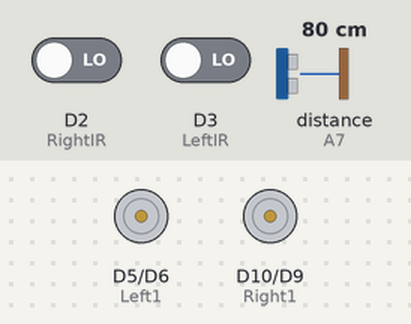
Simulated run of this sketch. Board: Arduino Nano 33 IoT. Parts: motor-driver pin pairs drawn as motors (green arrow = first pin HIGH = forward, orange = second pin HIGH = backward, longer = more drive, scaled by the enable pin). The test bench sets the inputs (shaded band); at power-on: D2 (RightIR) LOW, D3 (LeftIR) LOW, distance to the obstacle (sensor on A7) 80 cm. The echo pulse lasts 58.3 µs per cm; WiFi joins after 1.5 s; servers stay silent unless stated; what the sketch prints to the serial monitor is not drawn.

Above: at 5.7 s.
5.8 s: D2 (RightIR) driven HIGH
At 6.7 s:
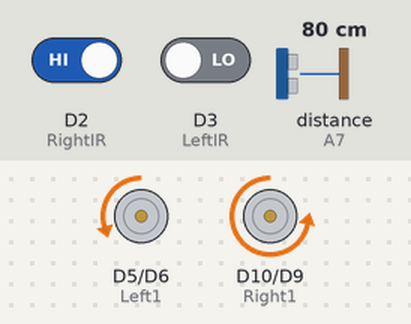
7.3 s: D3 (LeftIR) driven HIGH
At 7.9 s:
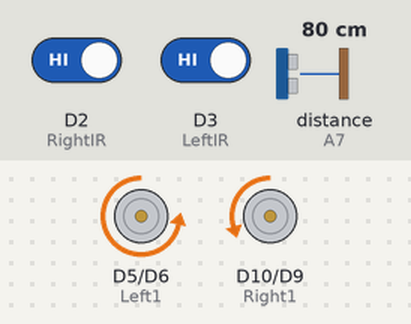
13.8 s: D2 (RightIR) driven LOW
At 14.1 s:
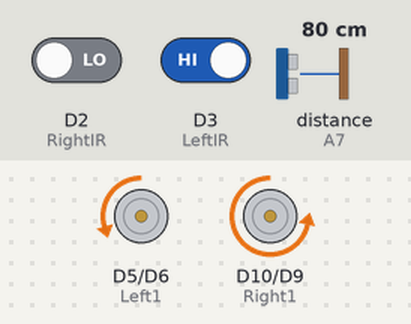
15.3 s: D3 (LeftIR) driven LOW
At 16.4 s:
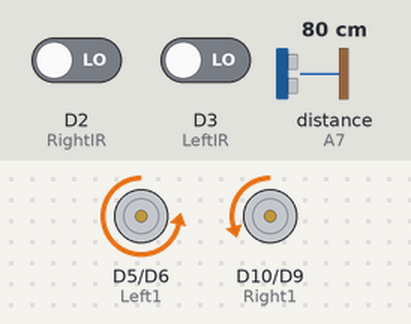
Timing chart, 0 to 17.8 s (numbered marks = the images above; inputs shaded):
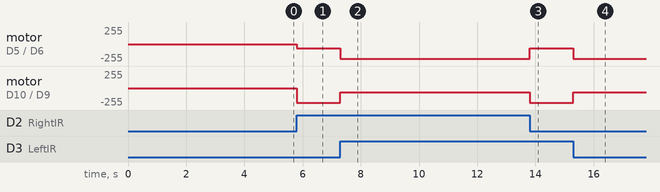

The sketch:

buggy_arduino.ino
```cpp
// get wifinina and ultrasonic sensor libraries. (Remember to download them in library manager)
#include <WiFiNINA.h>
#include <afstandssensor.h>
//set pins for ULsensors AfstandsSensor(triggerPin, echoPin);
AfstandsSensor afstandssensor(19, 21);

//Wifi setup. Enter password and ssid
char ssid[] = "PHONE";
char pass[] = "laptop123";
int status = WL_IDLE_STATUS;
WiFiServer server(5204);
//Pinouts and interrupts
void leftM(int direc, int vel);
void rightM(int direc, int vel);
//These connect to the IN pins on the H-bridge
const int Right1 = 10;
const int Right2 = 9;
const int Left1 = 5;
const int Left2 = 6;
//PWN pins to control speed of each motor
const int RightSpeed = 11;
const int LeftSpeed = 12;
//Interrupt pins for IR sensors
int RightIR = 2;
int LeftIR = 3;
//Create a string that recieves messages from Processing
String c="waiting";
int distance=0;
bool disState=false;


void setup() {
  WifiAndPinoutSetup();
  //Interrupts for IR sensors e.g attachInterrupt(digitalPinToInterrupt(pin), function, trigger)
  //The arduino nano 33 iot needs specific pins for this to work. Google interrupt pins
  attachInterrupt(digitalPinToInterrupt(RightIR), LeftTurn, HIGH);
  attachInterrupt(digitalPinToInterrupt(LeftIR), RightTurn, HIGH);
}

void loop() {
  //T
  interrupts();
Serial.println(c);

distance=afstandssensor.afstandCM();
//noInterrupts();
Serial.println(distance);
//Start processing as a client. If its connected send Processing "Hello world". Read a string from Processing
WiFiClient client =server.available();
  if (client.connected()){
  Serial.println("connected");
  client.write("hello world");
  c = client.readString();
  }
  //If the string is "go" then check if the distance is under 20cm of the Usonic sensor.
  //If so turn both motors off else run forward
  if (c=="go"){
    interrupts();
      if (distance<=15){
      rightM(0,0);
      leftM(0,0);

        server.write(distance);

      }else{
      rightM(2,150);
      leftM(2,150);
      }
   }else if(c=="stop"){
    //If Processing sends "stop" stop both motors. noInterrupts is used so that the IR sensors dont move the buggy

    leftM(0,0);
    rightM(0,0);
  }
}


void WifiAndPinoutSetup(){
  //initiaize serial and wifi
  Serial.begin(9600);
  while (status != WL_CONNECTED) {
     Serial.print("Attempting to connect to network: ");
     Serial.println(ssid);
     // Connect to WPA/WPA2 network:
     status = WiFi.begin(ssid, pass);
     // wait 3 seconds for connection:
     delay(3000);
  }
  //Gets ip address of the buggy
  IPAddress ip = WiFi.localIP();
  Serial.print("IP Address: ");
  //Starts arduino as server
  server.begin();
  Serial.println(ip);
  pinMode(Right1, OUTPUT);
  pinMode(Right2, OUTPUT);
  pinMode(Left1, OUTPUT);
  pinMode(Left2, OUTPUT);
  pinMode(RightSpeed, OUTPUT);
  pinMode(LeftSpeed, OUTPUT);

}
//Function to control left motor. E.g leftM(direction 0 or 1 or 2, Speed 0-255);
//0 for stop, 1 for reverse, 2 for forward
void leftM(int direc, int vel){
  analogWrite(RightSpeed, vel);
  switch(direc){
    case 0:
    digitalWrite(Right1, LOW);
    digitalWrite(Right2, LOW);
    break;
    case 1:
    digitalWrite(Right1, HIGH);
    digitalWrite(Right2, LOW);
    break;
    case 2:
    digitalWrite(Right1, LOW);
    digitalWrite(Right2, HIGH);
    break;
  }
}
void rightM(int direc, int vel){
  analogWrite(LeftSpeed, vel);
  switch(direc){
    case 0:
    digitalWrite(Left1, LOW);
    digitalWrite(Left2, LOW);
    break;
    case 1:
    digitalWrite(Left1, HIGH);
    digitalWrite(Left2, LOW);
    break;
    case 2:
    digitalWrite(Left1, LOW);
    digitalWrite(Left2, HIGH);
    break;
  }
}
// Turns left for a brief time when the interrupt is called
void LeftTurn(){
    rightM(2,60);
    leftM(2,220);
}
void RightTurn(){
    rightM(2,220);
    leftM(2,60);
}
```

Measured:
- after the input at 5.8 s, motor on D5 (Left1) / D6 (Left2): stopped → backward 60/255 at once; motor on D10 (Right1) / D9 (Right2): stopped → backward 220/255 at once
- after the input at 7.3 s, motor on D5 (Left1) / D6 (Left2): backward 60/255 → backward 220/255 at once; motor on D10 (Right1) / D9 (Right2): backward 220/255 → backward 60/255 at once
- after the input at 13.8 s, motor on D5 (Left1) / D6 (Left2): backward 220/255 → backward 60/255 at once; motor on D10 (Right1) / D9 (Right2): backward 60/255 → backward 220/255 at once
- after the input at 15.3 s, motor on D5 (Left1) / D6 (Left2): backward 60/255 → backward 220/255 at once; motor on D10 (Right1) / D9 (Right2): backward 220/255 → backward 60/255 at once
